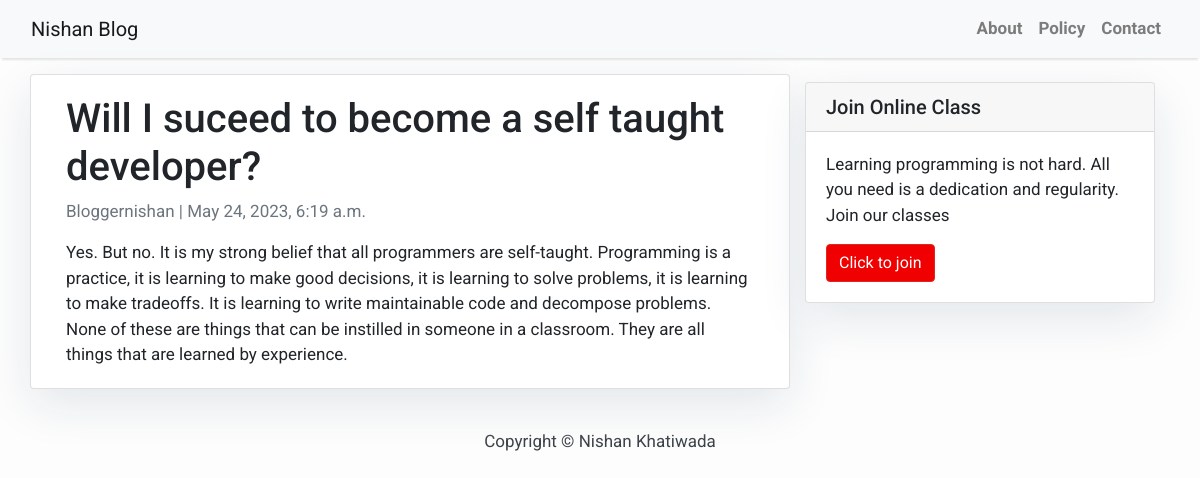
The app's page /article/1 with its own data.
### blogwebsite/models.py (models this page shows, shortened)
class Article(models.Model):
    author = models.ForeignKey('auth.User', on_delete=models.CASCADE)
    title = models.CharField(max_length=100)
    body = models.TextField()
    updated_on = models.DateTimeField(auto_now=True)
    created_on = models.DateTimeField(auto_now_add=True, null=True)
    STATUS_CHOICES = (
        ('draft', 'Draft'),
        ('published', 'Published'),
        ('archived', 'Archived'),
    )
    status = models.CharField(max_length=20, choices=STATUS_CHOICES, default='draft')
    class Meta:
        ordering = ['-created_on']

### blogwebsite/views.py (the view)
# urls.py: path('article/<int:pk>', views.ArticleDetailView.as_view(), name='detail'),
class ArticleDetailView(DetailView):
    model = Article
    template_name = 'detail.html'

### templates/detail.html
{% extends 'base.html' %} {% block content %}
<div class="container">
  <div class="row">
    <div class="col-md-8 card mb-4  mt-3 left  top">
      <div class="card-body">
        <h1>{% block title %} {{ article.title }} {% endblock title %}</h1>
        <p class=" text-muted">{{ article.author }} | {{ article.created_on }}</p>
        <p class="card-text ">{{ article.body | safe }}</p>
      </div>
    </div>
    {% block sidebar %} {% include 'sidebar.html' %} {% endblock sidebar %}
  </div>
</div>
{% endblock content %}

### templates/base.html (shortened to what this page needs)
<!DOCTYPE html>
<html>
    <head>
        <link rel="stylesheet" href="https://maxcdn.bootstrapcdn.com/bootstrap/4.0.0/css/bootstrap.min.css"
 />
    </head>
    <body>
        <nav class="navbar navbar-expand-lg navbar-light bg-light shadow" id="mainNav">
            <div class="container-fluid">
                <a class="navbar-brand" href="{% url 'home' %}">Nishan Blog</a>
                <div class="collapse navbar-collapse" id="navbarResponsive">
                    <ul class="navbar-nav ml-auto">
                        <li class="nav-item text-black">
                            <a class="nav-link text-black font-weight-bold" href="#">About</a>
                        </li>
                        <li class="nav-item text-black">
                            <a class="nav-link text-black font-weight-bold" href="#">Policy</a>
                        </li>
                        <li class="nav-item text-black">
                            <a class="nav-link text-black font-weight-bold" href="#">Contact</a>
                        </li>
                    </ul>
                </div>
            </div>
        </nav>
        {% block content %}{% endblock content %}
        <footer class="py-3 bg-grey">
            <p class="m-0 text-dark text-center ">Copyright &copy; Nishan Khatiwada</p>
        </footer>
    </body>
</html>

### templates/sidebar.html (shortened to what this page needs)
{% block sidebar %}
<div class="col-md-4 float-right ">
<div class="card my-4">
        <h5 class="card-header">Join Online Class</h5>
    <div class="card-body">
        <p class="card-text"> Learning programming is not hard. All you need is a dedication and regularity. Join our classes</p>
        <a href=""
           class="btn btn-danger">Click to join</a>
    </div>
</div>
</div>
{% endblock sidebar %}

### templates/base.html (style rules this page uses)
body { font-family: "Roboto", sans-serif; font-size: 17px; background-color: #fdfdfd; }
.shadow { box-shadow: 0 4px 2px -2px rgba(0, 0, 0, 0.1); }
.btn-danger { color: #fff; background-color: #f00000; border-color: #dc281e; }

### templates/sidebar.html (style rules this page uses)
.card { box-shadow: 0 16px 48px #E3E7EB; }

### records on screen
Article: title "Will I suceed to become a self taught developer?", author "Bloggernishan", created_on "May 24, 2023, 6:19 a.m.", body "Yes. But no. It is my strong belief that all programmers are self-taught. Programming is a practice, it is learning to make good decisions, it is learning to solve problems, it is learning to make tradeoffs. It is learning to write maintainable code and decompose problems. None of these are things that can be instilled in someone in a classroom. They are all things that are learned by experience."
